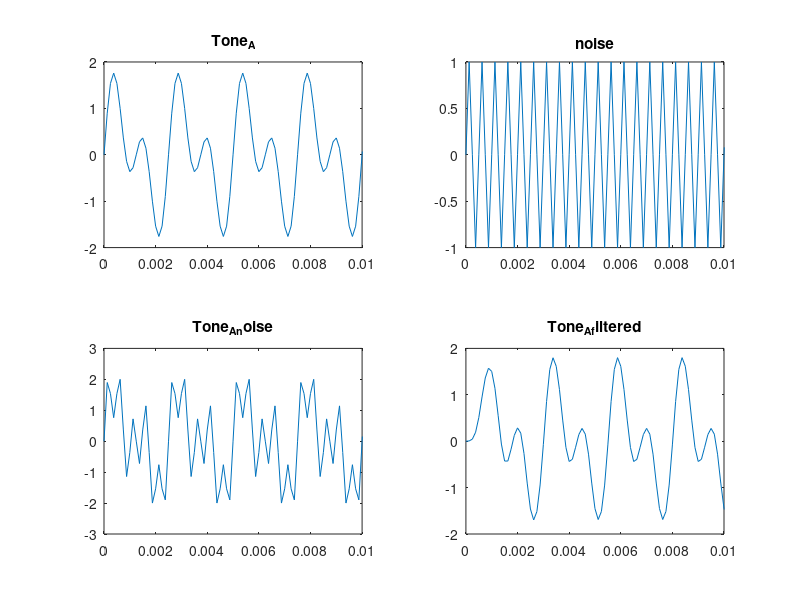

Source code (MATLAB):
Fs = 8000;
Ts = 1/Fs;
t = [0:Ts:2];
f1 = 400;
f2 = 800;
f3 = 2000;
th1 = sin(2*pi*f1*t);
th2 = sin(2*pi*f2*t);
th3 = sin(2*pi*f3*t);

Tone_A = th1 + th2;            % wanted signal: 400 Hz + 800 Hz
noise = th3;                   % unwanted 2000 Hz tone
Tone_A_noise = Tone_A + noise; % signal to be filtered

fc = 1200;     % between 800 Hz (keep) and 2000 Hz (remove)
[b, a] = butter(6, fc/(Fs/2));
filtered = filter(b, a, Tone_A_noise);
figure(20020727)
subplot(2,2,1)
plot(t,Tone_A);
title("Tone_A");
xlim([0 0.01]);
subplot(2,2,2)
plot(t,noise);
xlim([0 0.01]);
title("noise");
subplot(2,2,3)
plot(t,Tone_A_noise);
xlim([0 0.01]);
title("Tone_A_noise");
subplot(2,2,4)
plot(t,filtered);
xlim([0 0.01]);
title("Tone_A_filtered");
